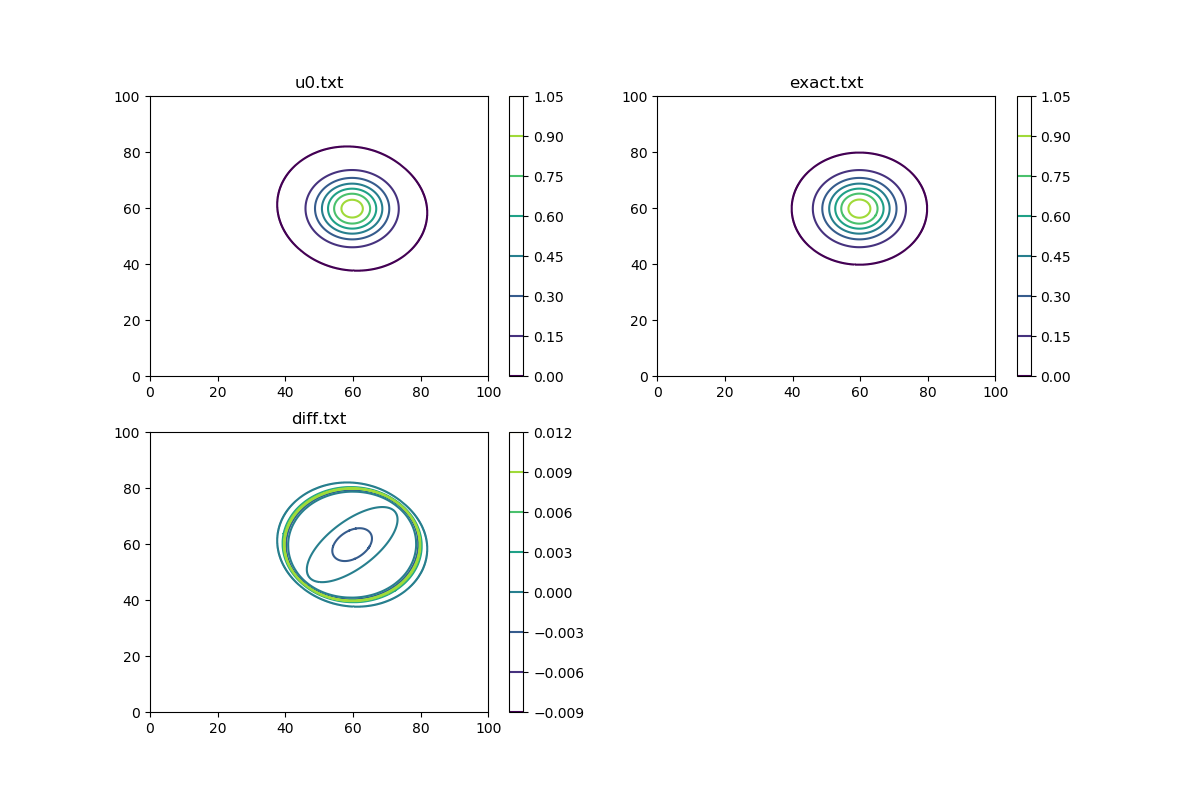

Reproduce this figure in Python.
import matplotlib.pyplot as plt
import numpy as np

def ploteach(datafile):
    with open(datafile) as f:
        u = [line.split() for line in f]

    U = np.array(u)
    ly, lx = U.shape

    x = np.linspace(0, 100, lx)
    y = np.linspace(0, 100, ly)
    X, Y = np.meshgrid(x, y)

    plt.contour(X, Y, U)
    plt.title(datafile)
    plt.colorbar()

plt.figure(figsize=(12, 8))
plt.subplot(221)
ploteach("u0.txt")
plt.subplot(222)
ploteach("exact.txt")
plt.subplot(223)
ploteach("diff.txt")
plt.savefig("plot.png")
plt.close()
